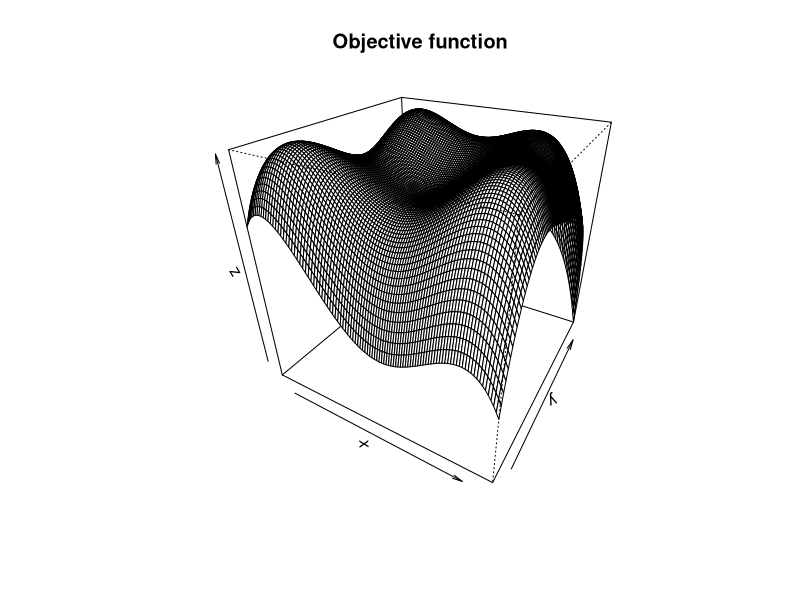
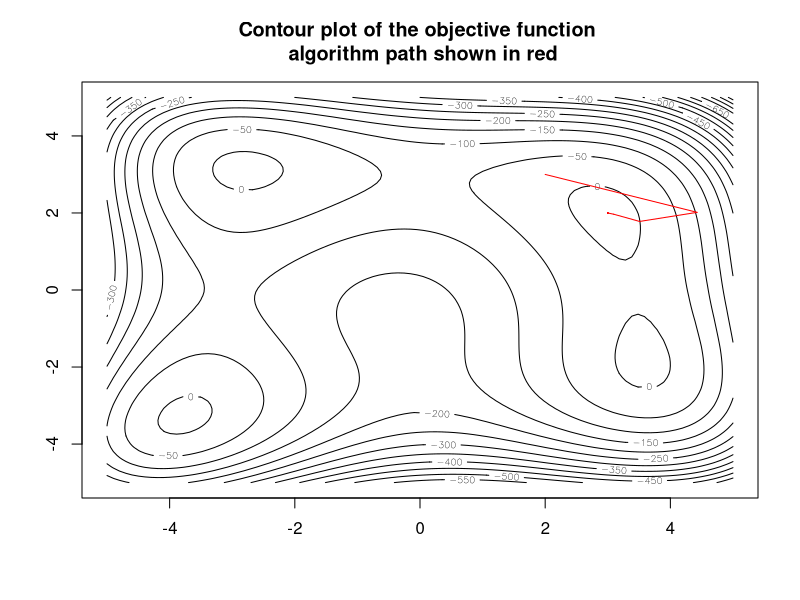

Write R code to recreate these figures, in order.
## ---- chunk 1
knitr::opts_chunk$set(echo = TRUE)
#fig.height=4 makes plots 4 inches high 
## ---- chunk 2
x <- seq(-5, 5, 0.1)
y <- seq(-5, 5, 0.1)
# objective function
g <- function(x,y){10-(x^2+y-11)^2-(x+y^2-7)^2}

z=outer(x,y,g)
persp(x,y,z,theta=30,phi=30,main="Objective function")
## ---- chunk 3

# objective function and derivatives
g <- function(x){10-(x[1]^2+x[2]-11)^2-(x[1]+x[2]^2-7)^2}

g.prime <- function(x){
	dgx1 <- -4*x[1]*(x[1]^2+x[2]-11)-2*(x[1]+x[2]^2-7)
	dgx2 <- -2*(x[1]^2+x[2]-11)-4*x[2]*(x[1]+x[2]^2-7)
	grad <- matrix(c(dgx1,dgx2),ncol=1)
	return(grad)
}

g.hessian <- function(x){
	d2gx1x1 = -12*x[1]^2-4*x[2]+42
	d2gx2x2 = -12*x[2]^2-4*x[1]+26
	d2gx1x2 = -4*(x[1]+x[2])
	H <- matrix(c(d2gx1x1,d2gx1x2,d2gx1x2,d2gx2x2),nrow=2)
	return(H)
}

x <-  c(2,3) # initial value
itr <- 20 # maximum iterations
x.values <- matrix(0,itr+1,2)
x.values[1,] <- x

# Newton's method
for(i in 1:itr){
	x <- x - solve(g.hessian(x))%*%g.prime(x)
	x.values[i+1,] <- x
}

# output
x  #estimate of solution
g(x) # objective function at estimate 
g.prime(x) 	# gradient at estimate

# Contour plot of the objective function with the algorithm path
z = matrix(0,100,100)
x1 = seq(-5,5,length=100)
x2 = seq(-5,5,length=100)
for(i in 1:100){
	for(j in 1:100){
		z[i,j] = g(c(x1[i],x2[j]))
	}
}

#contour plot
contour(x1,x2,z,nlevels=20,drawlabels=TRUE, 
        main="Contour plot of the objective function \n algorithm path shown in red")

# plot path of Newton's method solutions
for(i in 1:itr){segments(x.values[i,1],x.values[i,2],x.values[i+1,1],x.values[i+1,2],col='red')}

## ---- chunk 4
#?optim

minusg <- function(x){return(-g(x))}
opt <- optim(par=c(2,2),minusg, method='Nelder-Mead')
opt 

opt <- optim(par=c(2,2),minusg, method='BFGS')
opt 
## ---- chunk 5
set.seed(1)
my.data <- rnorm(15,mean=2,sd=5)
llik <- function(theta,y){
	return(-sum(dnorm(y,mean=theta[1],sd=theta[2],log=TRUE)))
}

opt <- optim(par=c(0,1),fn=llik,hessian=TRUE,y=my.data)
opt

sqrt(diag(solve(opt$hessian))) #standard errors for maximum likelihood estimates
